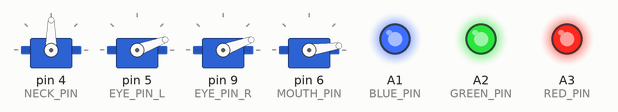
This sketch was run on a simulated Arduino Uno, built with avr-gcc and run on an emulated ATmega328P. On the bench: 4 × servo, output pins drawn as LEDs (lit = HIGH). Random numbers use the default seed unless the sketch sets one.

Above: at 0.1 s.
At 2.1 s:
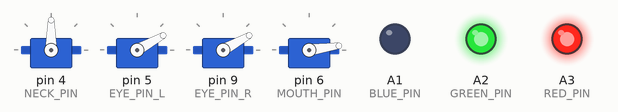
At 5.1 s:
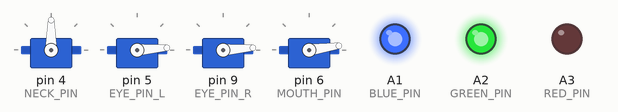
At 13.1 s:
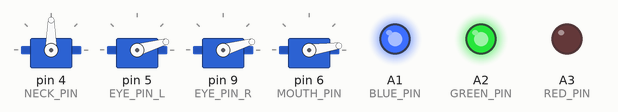
At 38.1 s:
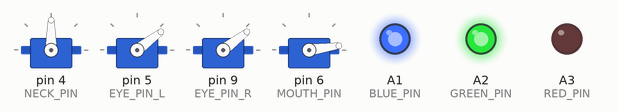
Timing chart, 0 to 39.6 s (numbered marks = the images above):
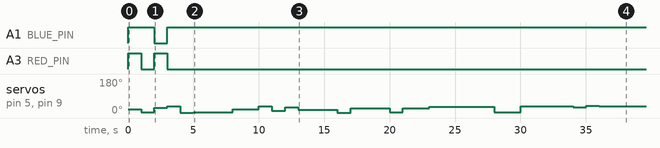

Measured:
- by itself, A1 (BLUE_PIN): HIGH → LOW at 2.0 s, → HIGH 1.0 s later
- by itself, A3 (RED_PIN): HIGH → LOW at 1.0 s, → HIGH 1.0 s later, → LOW 1.0 s later
- by itself, servo on pin 5 (EYE_PIN_L), servo on pin 9 (EYE_PIN_R): 20° → 5° at 1.0 s, → 29° 1.0 s later, → 37° 1.0 s later, → 2° 1.0 s later, … (21 changes in this stretch)

The sketch:

crazy_skull.ino
```cpp
#include <Servo.h>
#include "commands.h"

#define EYE_CENTER_L 20
#define EYE_CENTER_R 20
#define EYE_MAX_OFFS 20

#define MOUTH_CLOSED 8
#define MOUTH_OPEN 45

#define MOUTH_PIN 6
#define EYE_PIN_L 5
#define EYE_PIN_R 9
#define NECK_PIN 4

#define RED_PIN A3
#define GREEN_PIN A2
#define BLUE_PIN A1

#define NECK_DEFAULT 90

Servo eyeL;
Servo eyeR;
Servo mouth;
Servo neck;

int pos = 0;    // variable to store the servo position

void setup()
{
  pinMode(RED_PIN, OUTPUT);
  pinMode(GREEN_PIN, OUTPUT);
  pinMode(BLUE_PIN, OUTPUT);

  digitalWrite(RED_PIN, HIGH);
  digitalWrite(GREEN_PIN, HIGH);
  digitalWrite(BLUE_PIN, HIGH);

  neck.attach(NECK_PIN);
  eyeL.attach(EYE_PIN_L);
  eyeR.attach(EYE_PIN_R);
  mouth.attach(MOUTH_PIN);

  neck.write(NECK_DEFAULT);
  eyeL.write(EYE_CENTER_L);
  eyeR.write(EYE_CENTER_R);
  mouth.write(MOUTH_CLOSED);

  setup_RF("extra");


}

void look_to(int angle) {
  // -90 is full left, 90 is full right
  int pos_l = map(angle, -90, 90, EYE_CENTER_L-EYE_MAX_OFFS, EYE_CENTER_L+EYE_MAX_OFFS);
  int pos_r = map(angle, -90, 90, EYE_CENTER_R-EYE_MAX_OFFS, EYE_CENTER_R+EYE_MAX_OFFS);

  eyeL.write(pos_l);
  eyeR.write(pos_r);
}


void mouthact() {
  mouth.write(MOUTH_OPEN);
  delay(100);
  mouth.write(MOUTH_CLOSED);
  delay(100);
}

void rf_loop() {
  rf_wait_for_cmd();
  switch (rf_cmd_type()) {
   case CMD_FET1:
      Serial.print("FET1 ");
      Serial.println(rf_cmd_val());
      look_to(rf_cmd_val() - 128);
      break;
    case CMD_FET2:
      Serial.print("FET2 ");
      Serial.println(rf_cmd_val());
      neck.write(NECK_DEFAULT + (rf_cmd_val() - 128));
      break;
    case CMD_FET3:
      Serial.print("FET3 ");
      Serial.println(rf_cmd_val());
      mouth.write(rf_cmd_val() ? MOUTH_OPEN : MOUTH_CLOSED);
      break;
    case CMD_RELAY:
      Serial.print("RELAY ");
      Serial.println(rf_cmd_val());
      digitalWrite(RED_PIN, !digitalRead(RED_PIN));
      break;
    default:
      Serial.println("INVALID_CMD");
  }
}

void eyeColor(int r) {
  digitalWrite(RED_PIN, r != 0);
  digitalWrite(GREEN_PIN, r != 1);
  digitalWrite(BLUE_PIN, r != 2);
}

#define LONG_DELAY 1000
void loop() {

  int z = random(10);
  if (z < 5) { //Change eye color and move eyes
    int r = random(3);
    eyeColor(0);

    look_to(random(180) - 90);
  } else {
    z = random(10);
    if (z < 1) {
      eyeColor(random(2) + 1);
      look_to(random(180) - 90);
    }
  }

  if (random(20) == 1) {
    neck.write(NECK_DEFAULT + random(100) - 50);
  }

  if (random(50) == 1) {
    for (int i = 0; i < 5; i++) {
      mouthact();
    }
  }

  delay(LONG_DELAY);
}
  /*
  neck.write(NECK_DEFAULT - 70);
  look_to(-90);
  digitalWrite(GREEN_PIN, HIGH);
  digitalWrite(RED_PIN, LOW);
  delay(1000);

  neck.write(NECK_DEFAULT + 70);
  look_to(90);
  digitalWrite(RED_PIN, HIGH);
  digitalWrite(BLUE_PIN, LOW);
  delay(1000);

  neck.write(NECK_DEFAULT);
  look_to(0);
  digitalWrite(BLUE_PIN, HIGH);
  digitalWrite(GREEN_PIN, LOW);
  delay(1000);

  for (int i = 0; i < 5; i++) {
    mouthact();
  }
  */
```

RF.ino
```cpp
#include <SPI.h>
#include <Mirf.h>
#include <nRF24L01.h>
#include <MirfHardwareSpiDriver.h>
#include "commands.h"

byte data[DATA_LEN];

void setup_RF(char * address){
  Mirf.spi = &MirfHardwareSpi;
  Mirf.init();
  Mirf.setRADDR((byte *)address);
  Mirf.payload = DATA_LEN;
  Mirf.config();
}

void rf_wait_for_cmd(){
  while (true) {
    if(!Mirf.isSending() && Mirf.dataReady()){
      Mirf.getData(data);
      break;
    }
  }
}

void rf_ack() {
  // Echo what was received back to confirm
  Mirf.setTADDR((byte *)"serv1");
  Mirf.send(data);
}

byte rf_cmd_type() {
  return data[0];
}

unsigned int rf_cmd_val() {
  return word(data[1], data[2]);
}
```

commands.h
```cpp
#ifndef COMMANDS_H
#define COMMANDS_H

#define CMD_FET1 (0x00)
#define CMD_FET2 (0x01)
#define CMD_FET3 (0x03)
#define CMD_RELAY (0x02)
#define CMD_IR_BUFFER (0x10)
#define CMD_IR_SEND (0x11)
#define CMD_IR_RESET (0x12)
#define CMD_IR_TEST (0x14)
#define CMD_IR_ON (0x15)
#define CMD_IR_OFF (0x16)
#define DATA_LEN 3

#endif
```
